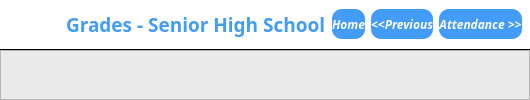
            <widget class="QWidget" name="gradeSHSPage">
             <layout class="QVBoxLayout" name="verticalLayout_5">
              <property name="spacing">
               <number>0</number>
              </property>
              <property name="leftMargin">
               <number>0</number>
              </property>
              <property name="topMargin">
               <number>0</number>
              </property>
              <property name="rightMargin">
               <number>0</number>
              </property>
              <property name="bottomMargin">
               <number>0</number>
              </property>
              <item>
               <widget class="QFrame" name="gSHSTitleFrame">
                <property name="maximumSize">
                 <size>
                  <width>16777215</width>
                  <height>60</height>
                 </size>
                </property>
                <property name="styleSheet">
                 <string notr="true">QFrame{
border: solid;
border-width: 0px 0px 1px 0px;
background-color: rgb(255, 255, 255);
}</string>
                </property>
                <property name="frameShape">
                 <enum>QFrame::StyledPanel</enum>
                </property>
                <property name="frameShadow">
                 <enum>QFrame::Raised</enum>
                </property>
                <layout class="QHBoxLayout" name="horizontalLayout_8">
                 <property name="leftMargin">
                  <number>0</number>
                 </property>
                 <property name="topMargin">
                  <number>0</number>
                 </property>
                 <property name="rightMargin">
                  <number>8</number>
                 </property>
                 <property name="bottomMargin">
                  <number>0</number>
                 </property>
                 <item>
                  <widget class="QLabel" name="grdSHSIcon">
                   <property name="minimumSize">
                    <size>
                     <width>60</width>
                     <height>0</height>
                    </size>
                   </property>
                   <property name="maximumSize">
                    <size>
                     <width>60</width>
                     <height>16777215</height>
                    </size>
                   </property>
                   <property name="styleSheet">
                    <string notr="true">QLabel{
background-color: rgb(255, 255, 255);
border: none;
}</string>
                   </property>
                   <property name="text">
                    <string/>
                   </property>
                   <property name="pixmap">
                    <pixmap>icons/gradesBlue.png</pixmap>
                   </property>
                   <property name="scaledContents">
                    <bool>true</bool>
                   </property>
                   <property name="margin">
                    <number>9</number>
                   </property>
                  </widget>
                 </item>
                 <item>
                  <widget class="QLabel" name="gradesSHSLabel">
                   <property name="font">
                    <font>
                     <family>Montserrat</family>
                     <pointsize>14</pointsize>
                     <weight>75</weight>
                     <bold>true</bold>
                    </font>
                   </property>
                   <property name="styleSheet">
                    <string notr="true">QLabel{
border: none;
	color: rgb(67, 156, 250);
}</string>
                   </property>
                   <property name="text">
                    <string>Grades - Senior High School</string>
                   </property>
                  </widget>
                 </item>
                 <item>
                  <widget class="QPushButton" name="homeBtnSHS">
                   <property name="maximumSize">
                    <size>
                     <width>120</width>
                     <height>30</height>
                    </size>
                   </property>
                   <property name="font">
                    <font>
                     <family>Montserrat</family>
                     <pointsize>9</pointsize>
                     <weight>75</weight>
                     <italic>true</italic>
                     <bold>true</bold>
                    </font>
                   </property>
                   <property name="styleSheet">
                    <string notr="true">QPushButton{
	background-color: rgb(67, 156, 250);
	color: rgb(255, 255, 255);
 	border-radius: 10px;
}

QPushButton:focus{
background-color: rgb(255, 255, 255);
color: rgb(67, 156, 250);
border-radius: 10px;
border: 2px solid rgb(67, 156, 250)
}</string>
                   </property>
                   <property name="text">
                    <string>Home</string>
                   </property>
                   <property name="icon">
                    <iconset>
                     <normaloff>icons/home.png</normaloff>icons/home.png</iconset>
                   </property>
                   <property name="iconSize">
                    <size>
                     <width>22</width>
                     <height>22</height>
                    </size>
                   </property>
                  </widget>
                 </item>
                 <item>
                  <widget class="QPushButton" name="prevBtnSHS">
                   <property name="maximumSize">
                    <size>
                     <width>130</width>
                     <height>30</height>
                    </size>
                   </property>
                   <property name="font">
                    <font>
                     <family>Montserrat</family>
                     <pointsize>9</pointsize>
                     <weight>75</weight>
                     <italic>true</italic>
                     <bold>true</bold>
                    </font>
                   </property>
                   <property name="styleSheet">
                    <string notr="true">QPushButton{
	background-color: rgb(67, 156, 250);
	color: rgb(255, 255, 255);
 	border-radius: 10px;
}

QPushButton:focus{
background-color: rgb(255, 255, 255);
color: rgb(67, 156, 250);
border-radius: 10px;
border: 2px solid rgb(67, 156, 250)
}</string>
                   </property>
                   <property name="text">
                    <string>&lt;&lt;Previous</string>
                   </property>
                  </widget>
                 </item>
                 <item>
                  <widget class="QPushButton" name="attendBtnSHS">
                   <property name="maximumSize">
                    <size>
                     <width>130</width>
                     <height>30</height>
                    </size>
                   </property>
                   <property name="font">
                    <font>
                     <family>Montserrat</family>
                     <pointsize>9</pointsize>
                     <weight>75</weight>
                     <italic>true</italic>
                     <bold>true</bold>
                    </font>
                   </property>
                   <property name="styleSheet">
                    <string notr="true">QPushButton{
	background-color: rgb(67, 156, 250);
	color: rgb(255, 255, 255);
 	border-radius: 10px;
}

QPushButton:focus{
background-color: rgb(255, 255, 255);
color: rgb(67, 156, 250);
border-radius: 10px;
border: 2px solid rgb(67, 156, 250)
}</string>
                   </property>
                   <property name="text">
                    <string>Attendance &gt;&gt;</string>
                   </property>
                  </widget>
                 </item>
                </layout>
               </widget>
              </item>
              <item>
               <widget class="QFrame" name="gSHSMainFrame">
                <property name="styleSheet">
                 <string notr="true">QFrame{
	background-color: rgb(234, 234, 234);
}</string>
                </property>
                <property name="frameShape">
                 <enum>QFrame::StyledPanel</enum>
                </property>
                <property name="frameShadow">
                 <enum>QFrame::Raised</enum>
                </property>
               </widget>
              </item>
             </layout>
            </widget>
